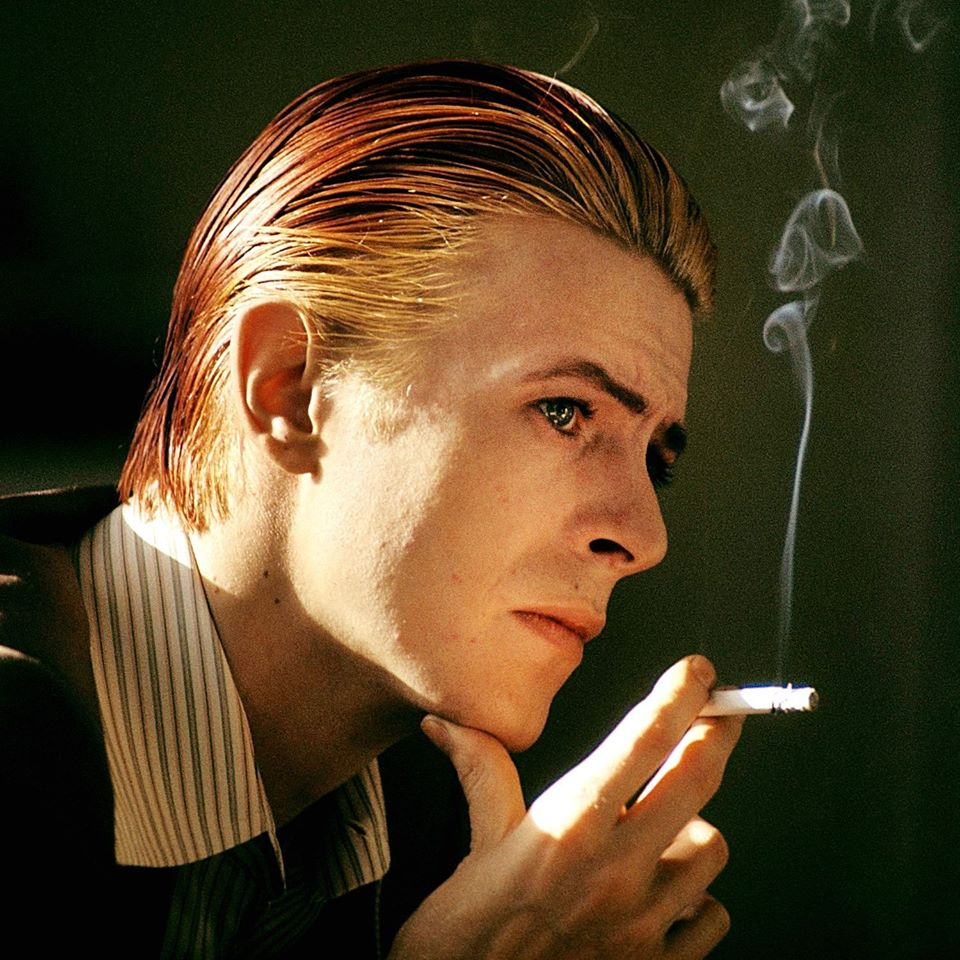
#> input picture src/bowie.jpg, 960 x 960 px
$ python App.py   (older library calls are emulated)
#> lines starting #> are read from the running program, lines starting #| are printed output that depends on the picture
#> the answer given: bowie.jpg
### src/Generator.py
import numpy as np
from PIL import Image
from math import floor

class Generator:
	_ASCII_MAP_STRING = "`^\",:;Il!i~+_-?][}{1)(|\\/tfjrxnuvczXYUJCLQ0OZmwqpdbkhao*#MW&8%B@$"
	_ASCII_LIST = []

	def _setup(self, image_path):
#> called with image_path = 'bowie.jpg'
		try:
			image_data = Image.open(image_path)
#> image_data is the input picture: PIL image 960x960 RGB; mean R, G, B 83.5, 65.4, 38.1
			image_data = image_data.resize((64, 64), Image.ANTIALIAS)
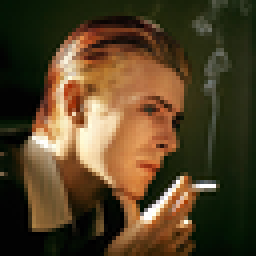
#> image_data: PIL image 64x64 RGB (shown 4 times larger); mean R, G, B 83.5, 65.4, 38.1
		except Exception as e:
			print("Couldn't open image file. Printing error.")
			print(e)
			return -1
		rgb_im = image_data.convert('RGB')
		im_array = np.asarray(rgb_im, dtype=object)

		average_array = self._get_average(im_array)
		ascii_array = self._substitute_pixel(average_array)
		self._print_image(ascii_array)

	def _string_to_list(self):
		self._ASCII_LIST = list(self._ASCII_MAP_STRING)

	def _print_image(self, array):
		for x in range(0, array.shape[0]):
			for y in range(0, array.shape[1]):
				print(array[x][y][0]+array[x][y][0]+array[x][y][0], end='')
			print("\n", end='') # Prints a newline at the end of every row

	"""
    Fetches the average brightness value of a single pixel based on RGB values, and then assigns it to its corresponding pixel position in the array.
    Formula: .33 * R + .5 * G + .16 * B
    """
	def _get_average(self, im_array):
		for x in range(0, im_array.shape[0]):
			for y in range(0, im_array.shape[1]):
				pixel = im_array[x][y]
				temp_rgb = 0
				for z in pixel:
					temp_rgb = 0.33 * pixel[0]
					temp_rgb += 0.5 * pixel[1]
					temp_rgb += 0.16 * pixel[2]
				im_array[x][y] = temp_rgb
		return im_array
		"""
    	The _ASCII_LIST constant is a list with crescent brightness-ascii character correspondence.
    	The formula for attributing brightness x to value y in the list is:
    	255*x = 24*y or y = (24*x)/255, while ceiling values
    	"""
	def _substitute_pixel(self, average_array):
		self._string_to_list()
		for x in range(0, average_array.shape[0]):
			for y in range(0, average_array.shape[1]):
				pixel_brightness = average_array[x][y][0]
				list_index = floor((24*pixel_brightness)/255) # To prevent out-of-bounds index reference, we floor the result of the function. Impacts accuracy in some cases.
				average_array[x][y] = self._ASCII_LIST[list_index]
		return average_array

### src/App.py
import argparse
import pyfiglet
import os
from Generator import Generator

class App:
	_BANNER = pyfiglet.figlet_format("Spiral-AG")

	def generate(self):
		print(self._BANNER)
		print("Please insert the full image path.")
		path=input()
		generator = Generator()
		generator._setup(path)
#> the loop in _print_image, `for x in range(0, array.shape[0]):` made 64 passes
#| ^^^^^^^^^^^^^^^^^^^^^^^^^^^^^^^^^^^^^^^^^^^^^^^^""""""""""""""""""""""""""""""""""""""""""""""""""""""""""""""""""""",,,"""""""""""""""""""""""""""""""""""":::lll;;;;;;III""",,,,,,:::,,,""""""
#| ^^^^^^^^^^^^^^^^^^^^^^^^^^^^^^^^^^^^^^^^^^^^^^^^"""""""""""""""""""""""""""""""""""""""""""""""",,,""""""""""""""",,,:::,,,""""""""""""""""""""""""""""""""",,,III;;;::::::""",,,,,,:::""",,,"""
#| ^^^^^^^^^^^^^^^^^^^^^^^^^^^^^^^^^^^^^^^^^^^^^"""""""""""""""""""""""""""""""""""""""""""""""",,,,,,""""""""""""""",,,:::"""""""""""""""""""""""",,,,,,""",,,,,,;;;:::,,,""""""""""""::::::,,,"""
#| ^^^^^^^^^^^^^^^^^^^^^^^^^^^^^^^^^^^^^^^^^^"""""""""""""""""""""""""""""""""""",,,"""""""""""",,,,,,,,,""""""""",,,:::,,,""""""""""""""""""""",,,,,,,,,::::::::::::,,,,,,"""""""""""",,,:::""""""
#| ^^^^^^^^^^^^^^^^^^^^^^^^^^^^^^^^^^^^^^^"""""""""""""""""""""""""""""""""""""""^^^^^^^^^^^^``````^^^^^^:::;;;:::,,,,,,,,,""",,,"""""""""""",,,,,,,,,;;;III::::::;;;,,,"""""""""""""""""""""""""""
#| ^^^^^^^^^^^^^^^^^^^^^^^^^^^^^^^^^^^^"""""""""""""""""""""""",,,,,,"""^^^````````````^^^``````^^^^^^^^^^^^;;;!!!!!!;;;""",,,,,,,,,,,,"""""",,,,,,III!!!IIIIII:::,,,,,,"""""""""""""""""""""""""""
#| ^^^^^^^^^^^^^^^^^^^^^^^^^^^^^^^^^^^^^^^"""""""""""""""""",,,III:::^^^"""""",,,,,,,,,,,,""""""^^^^^^"""``````,,,:::~~~iii""",,,,,,,,,""",,,,,,,,,III!!!llliiilll""",,,,,,""""""""""""""",,,"""^^^
#| ```^^^^^^^^^^^^^^^^^^^^^^^^^^^^^^""""""""""""""""""""",,,III;;;:::III;;;;;;IIIIIIIIIIIIIIIIIIlllIIIlllIII;;;,,,""",,,lllIII""",,,,,,,,,,,,,,,,,,,,,llliiillliii,,,:::,,,""""""""""""""",,,""""""
#> (further printed lines are left out)

os.system('cls' if os.name == 'nt' else 'clear')
app = App()
app.generate()
